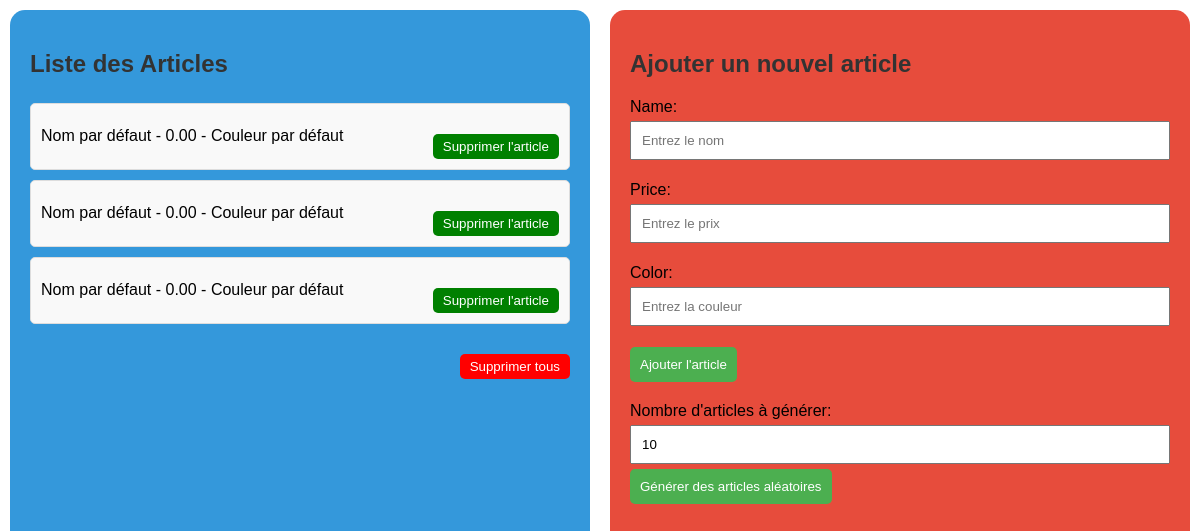
Before: /article_list/ with the older database file.
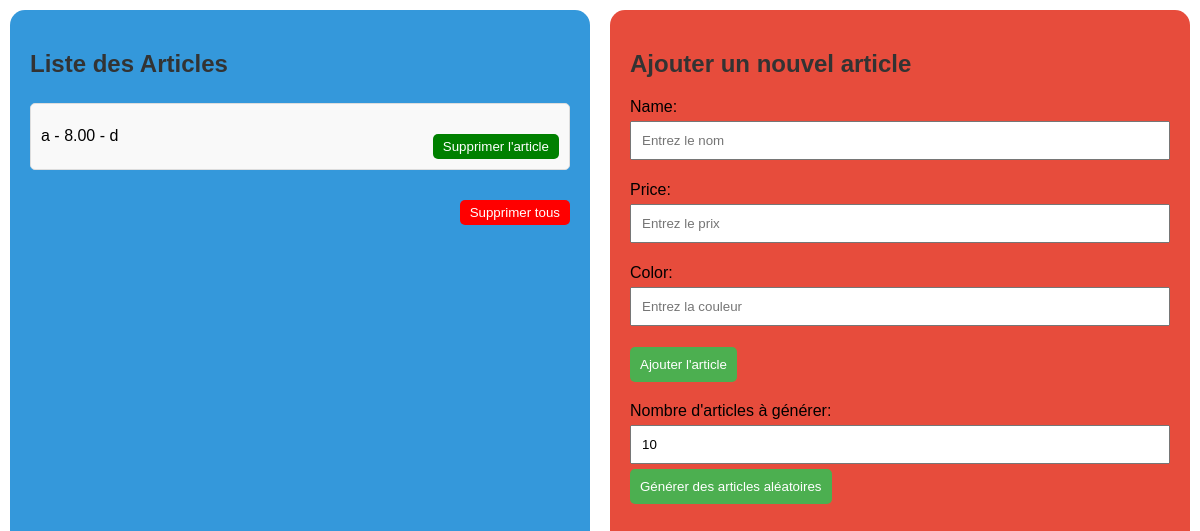
After: the same page with the newer database file.
### home_app/models.py (models this page shows)
class Article(models.Model):
    name = models.CharField(max_length=100)
    price = models.DecimalField(max_digits=10, decimal_places=2)
    color = models.CharField(max_length=50)

### home_app/views.py (the view)
# urls.py: path('article_list/', views.article_list, name='article_list'),
def article_list(request):
    articles = Article.objects.all()
    form = ArticleForm()
    if request.method == 'POST':
        form = ArticleForm(request.POST)
        if form.is_valid():
            form.save()
            return redirect('article_list')
    if request.method == 'POST' and 'generate_articles' in request.POST:
        article_count = int(request.POST.get('article_count', 10))
        generate_and_save_articles(article_count)
        return redirect('article_list')
    return render(request, 'article_list.html', {'articles': articles, 'form': form})

### home_app/forms.py
class ArticleForm(forms.ModelForm):
    class Meta:
        model = Article
        fields = ['name', 'price', 'color']
    def __init__(self, *args, **kwargs):
        super().__init__(*args, **kwargs)
        self.fields['name'].widget.attrs['placeholder'] = 'Entrez le nom'
        self.fields['price'].widget.attrs['placeholder'] = 'Entrez le prix'
        self.fields['color'].widget.attrs['placeholder'] = 'Entrez la couleur'

### home_app/templates/article_list.html (shortened to what this page needs)
{% load static %}
<!DOCTYPE html>
<html lang="en">
<head>
    <link rel="stylesheet" href="{% static 'css/styles.css' %}">
</head>
<body>
    <div class="container">
        <div class="left-column">
            <h2>Liste des Articles</h2>
            <div class="article-list-container">
                <ul class="article-list">
                    {% for article in articles %}
                        <li class="article-item">
                            <div class="article-info">
                                {{ article.name }} - {{ article.price }} - {{ article.color }}
                            </div>
                            <div class="delete-form">
                                <form method="post" action="{% url 'delete_article' article.id %}">
                                    <button type="submit" class="delete-button">Supprimer l'article</button>
                                </form>
                            </div>
                        </li>
                    {% endfor %}
                </ul>
            </div>
            <form method="post" action="{% url 'delete_all_articles' %}" class="delete-all-form">
                <button type="submit" class="delete-all-button">Supprimer tous</button>
            </form>
        </div>
        <div class="right-column">
            <h2>Ajouter un nouvel article</h2>
            <form method="post" action="{% url 'add_article' %}">
                {{ form.as_p }}
                <button type="submit">Ajouter l'article</button>
            </form>
            <form method="post" action="{% url 'article_list' %}">
                <label for="article_count">Nombre d'articles à générer:</label>
                <input type="number" name="article_count" id="article_count" value="10" min="1" max="100">
                <button type="submit" name="generate_articles">Générer des articles aléatoires</button>
            </form>
        </div>
    </div>
</body>
</html>

Changed rows visible on the page:
removed Article: name "Nom par défaut", price "0.00", color "Couleur par défaut"
removed Article: name "Nom par défaut", price "0.00", color "Couleur par défaut"
removed Article: name "Nom par défaut", price "0.00", color "Couleur par défaut"
added Article: name "a", price "8.00", color "d"
